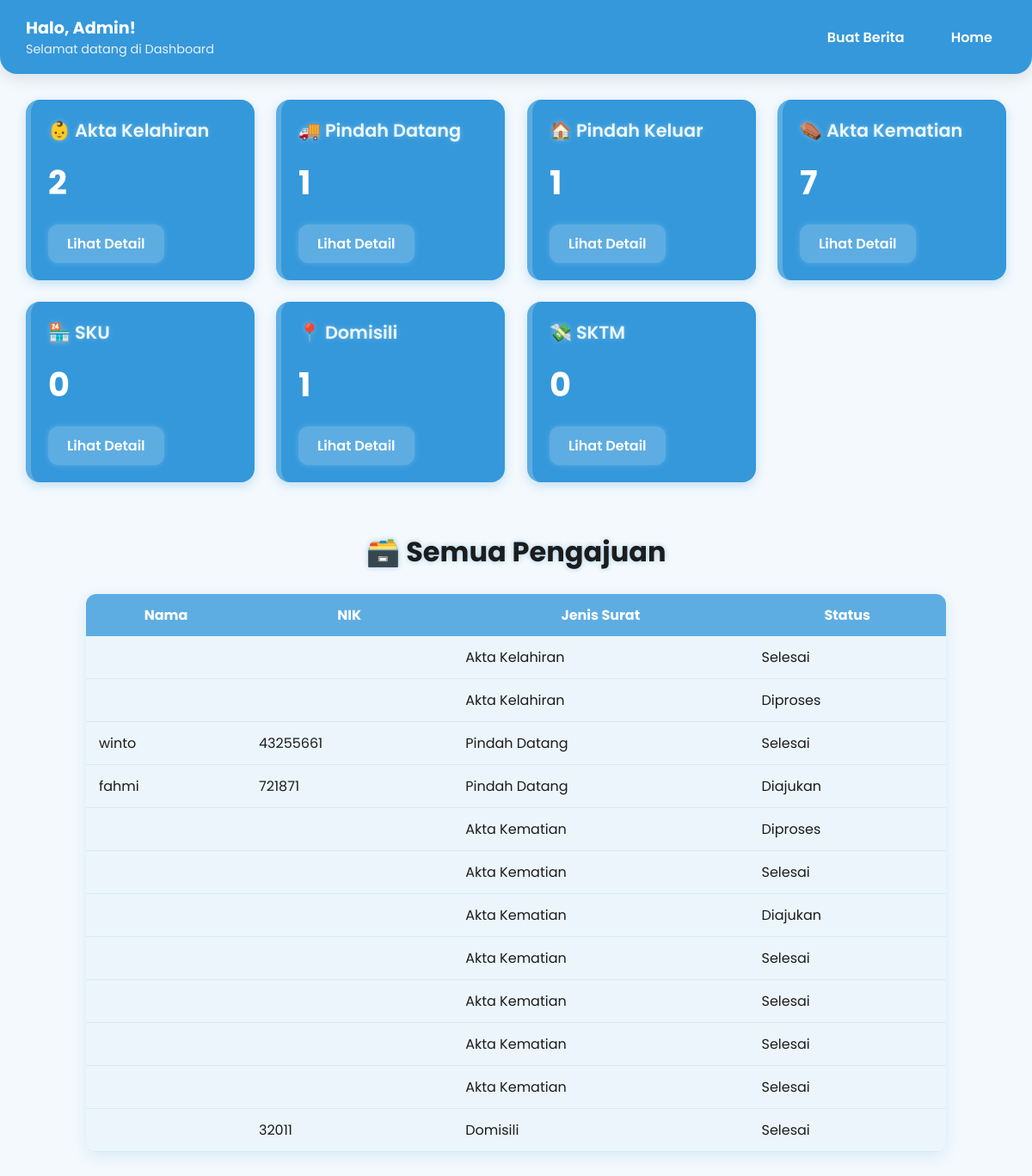
Page /dashboard/ (signed in) on the earlier database version.
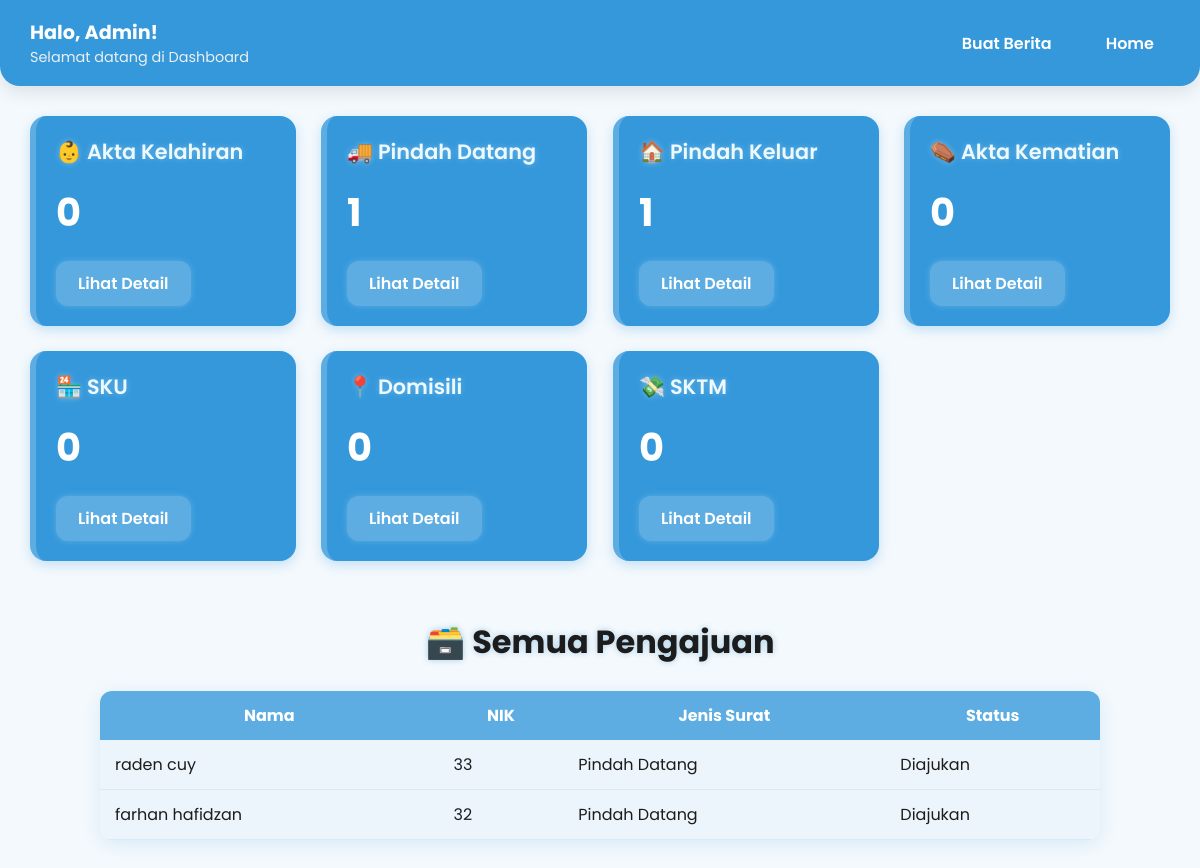
Same page on the later database version.
### kembang/models.py (models this page shows, shortened)
class AktaKelahiran(models.Model):
    user = models.ForeignKey(User, on_delete=models.CASCADE)
    nama_lengkap = models.CharField(max_length=100)
    tempat_lahir = models.CharField(max_length=100)
    tanggal_lahir = models.DateField()
    jenis_kelamin = models.CharField(max_length=10, choices=[('L', 'Laki-laki'), ('P', 'Perempuan')])
    nama_ayah = models.CharField(max_length=100)
    nama_ibu = models.CharField(max_length=100)
    alamat = models.TextField()
    status = models.CharField(max_length=20, choices=STATUS_CHOICES, default='diajukan')
    no_whatsapp = models.CharField(max_length=15, verbose_name="No. WhatsApp")  # tambahkan ini
    hasil_surat = models.FileField(upload_to='hasil_surat/akta_kematian/', blank=True, null=True)

class PindahDatang(models.Model):
    user = models.ForeignKey(User, on_delete=models.CASCADE)
    nama = models.CharField(max_length=100)
    nik = models.CharField(max_length=16)
    asal_daerah = models.CharField(max_length=100)
    tujuan_daerah = models.CharField(max_length=100)
    tanggal_pindah = models.DateField()
    alasan_pindah = models.TextField()
    kk_lama = models.FileField(upload_to='pindah_datang/kk_lama/')
    ktp = models.FileField(upload_to='pindah_datang/ktp/')
    surat_pengantar = models.FileField(upload_to='pindah_datang/surat_pengantar/')
    status = models.CharField(max_length=20, choices=STATUS_CHOICES, default='diajukan')
    no_whatsapp = models.CharField(max_length=15, verbose_name="No. WhatsApp")  # tambahkan ini
    hasil_surat = models.FileField(upload_to='hasil_surat/akta_kematian/', blank=True, null=True)

class PindahKeluar(models.Model):
    user = models.ForeignKey(User, on_delete=models.CASCADE)
    nama = models.CharField(max_length=100)
    nik = models.CharField(max_length=16)
    asal_daerah = models.CharField(max_length=100)
    tujuan_daerah = models.CharField(max_length=100)
    tanggal_pindah = models.DateField()
    alasan_pindah = models.TextField()
    kk = models.FileField(upload_to='pindah_keluar/kk/')
    ktp = models.FileField(upload_to='pindah_keluar/ktp/')
    surat_pengantar = models.FileField(upload_to='pindah_keluar/surat_pengantar/')
    status = models.CharField(max_length=20, choices=STATUS_CHOICES, default='diajukan')
    no_whatsapp = models.CharField(max_length=15, verbose_name="No. WhatsApp")
    hasil_surat = models.FileField(upload_to='hasil_surat/akta_kematian/', blank=True, null=True)

class AktaKematian(models.Model):
    user = models.ForeignKey(User, on_delete=models.CASCADE)
    nama_jenazah = models.CharField(max_length=100)
    nik_jenazah = models.CharField(max_length=16)
    tanggal_kematian = models.DateField()
    tempat_kematian = models.CharField(max_length=100)
    penyebab_kematian = models.CharField(max_length=255, blank=True, null=True)
    nama_pelapor = models.CharField(max_length=100)
    nik_pelapor = models.CharField(max_length=16)
    hubungan_pelapor = models.CharField(max_length=100)
    no_whatsapp = models.CharField(max_length=15, verbose_name="No. WhatsApp")  # tambahkan ini
    kk_jenazah = models.FileField(upload_to='akta_kematian/', blank=True, null=True)
    ktp_jenazah = models.FileField(upload_to='akta_kematian/', blank=True, null=True)
    surat_keterangan_kematian = models.FileField(upload_to='akta_kematian/', blank=True, null=True)
    surat_keterangan_rs = models.FileField(upload_to='akta_kematian/', blank=True, null=True)
    dokumen_pendukung_lainnya = models.FileField(upload_to='akta_kematian/', blank=True, null=True)
    tanggal_pengajuan = models.DateTimeField(auto_now_add=True)
    status = models.CharField(max_length=10, choices=STATUS_CHOICES, default='diajukan')
    hasil_surat = models.FileField(upload_to='hasil_surat/akta_kematian/', blank=True, null=True)

class DomisiliPengajuan(models.Model):
    user = models.ForeignKey(User, on_delete=models.CASCADE)
    nama_lengkap = models.CharField(max_length=100)
    nik = models.CharField(max_length=16)
    no_whatsapp = models.CharField(max_length=15)
    surat_pengantar = models.FileField(upload_to='domisili/surat_pengantar/')
    foto_ktp = models.ImageField(upload_to='domisili/foto_ktp/')
    foto_kk = models.ImageField(upload_to='domisili/foto_kk/')
    surat_permohonan = models.FileField(upload_to='domisili/surat_permohonan/')
    status = models.CharField(max_length=20, choices=STATUS_CHOICES, default='diajukan')
    hasil_surat = models.FileField(upload_to='domisili/hasil_surat/', blank=True, null=True)
    tanggal_dibuat = models.DateTimeField(auto_now_add=True)

### kembang/views.py (the view)
# urls.py: path('dashboard/', views.admin_dashboard, name='admin_dashboard'),
@user_passes_test(is_admin)
@staff_member_required
def admin_dashboard(request):
    akta_kelahiran = AktaKelahiran.objects.all()
    pindah_datang = PindahDatang.objects.all()
    pindah_keluar = PindahKeluar.objects.all()
    akta_kematian = AktaKematian.objects.all()
    sku = SKUPengajuan.objects.all()
    domisili = DomisiliPengajuan.objects.all()
    sktm = SKTMPengajuan.objects.all()
    semua_pengajuan = list(chain(
        akta_kelahiran,
        pindah_datang,
        pindah_keluar,
        akta_kematian,
        sku,
        domisili,
        sktm
    ))
    context = {
        'akta_kelahiran': akta_kelahiran,
        'pindah_datang': pindah_datang,
        'pindah_keluar': pindah_keluar,
        'akta_kematian': akta_kematian,
        'sku': sku,
        'domisili': domisili,
        'sktm': sktm,
        'semua_pengajuan': semua_pengajuan,
    }
    return render(request, 'admin/dashboard.html', context)

### kembang/views.py (called while the page is built)
def is_admin(user):
    return user.is_staff

### kembang/templates/admin/dashboard.html (shortened to what this page needs)
{% load static %}
<!DOCTYPE html>
<html lang="id">
<head>
  <link href="https://unpkg.com/aos@2.3.4/dist/aos.css" rel="stylesheet" />
  <link rel="stylesheet" href="{% static 'css/dashboard_admin.css' %}">
<link href="https://unpkg.com/aos@2.3.1/dist/aos.css" rel="stylesheet">
</head>
<body>
 <nav class="admin-navbar" data-aos="fade-down">
  <div class="admin-navbar-content">
    <div class="admin-brand">
      <link rel="stylesheet" href="{% static 'img/logo tegar.png' %}">
      <div class="admin-title">
        <h1>Halo, Admin!</h1>
        <p>Selamat datang di Dashboard</p>
      </div>
    </div>
    <ul class="admin-nav-links">
     <li> <a href="{% url 'announcement_manage'%}">Buat Berita</a></li>
     <li> <a href="{% url 'home'%}">Home</a></li>
    </ul>
  </div>
</nav>
<div class="card-container">
  <div class="card" data-aos="zoom-in" data-aos-delay="0">
    <h2>👶 Akta Kelahiran</h2>
    <p>{{ akta_kelahiran.count }}</p>
    <a href="{% url 'daftar_pengajuan_kelahiran' %}" class="button">Lihat Detail</a>
  </div>
  <div class="card" data-aos="zoom-in" data-aos-delay="100">
    <h2>🚚 Pindah Datang</h2>
    <p>{{ pindah_datang.count }}</p>
    <a href="{% url 'daftar_pengajuan_pindah_datang' %}" class="button">Lihat Detail</a>
  </div>
  <div class="card" data-aos="zoom-in" data-aos-delay="200">
    <h2>🏠 Pindah Keluar</h2>
    <p>{{ pindah_keluar.count }}</p>
    <a href="{% url 'daftar_pengajuan_pindah_keluar' %}" class="button">Lihat Detail</a>
  </div>
  <div class="card" data-aos="zoom-in" data-aos-delay="300">
    <h2>⚰️ Akta Kematian</h2>
    <p>{{ akta_kematian.count }}</p>
    <a href="{% url 'daftar_pengajuan_akta_kematian' %}" class="button">Lihat Detail</a>
  </div>
  <div class="card" data-aos="zoom-in" data-aos-delay="400">
    <h2>🏪 SKU</h2>
    <p>{{ sku.count }}</p>
    <a href="{% url 'daftar_sku' %}" class="button">Lihat Detail</a>
  </div>
  <div class="card" data-aos="zoom-in" data-aos-delay="500">
    <h2>📍 Domisili</h2>
    <p>{{ domisili.count }}</p>
    <a href="{% url 'daftar_domisili' %}" class="button">Lihat Detail</a>
  </div>
  <div class="card" data-aos="zoom-in" data-aos-delay="600">
    <h2>💸 SKTM</h2>
    <p>{{ sktm.count }}</p>
    <a href="{% url 'daftar_pengajuan_sktm' %}" class="button">Lihat Detail</a>
  </div>
</div>
<div class="pengajuan-container" data-aos="fade-up">
  <h2>🗃️ Semua Pengajuan</h2>
  <div class="table-wrapper">
    <table>
      <thead>
        <tr>
          <th>Nama</th>
          <th>NIK</th>
          <th>Jenis Surat</th>
          <th>Status</th>
        </tr>
      </thead>
      <tbody>
        {% for p in semua_pengajuan %}
        <tr>
          <td>{{ p.nama }}</td>
          <td>{{ p.nik }}</td>
          <td>
            {% if p.alasan_pindah %}Pindah Datang
            {% elif p.tujuan_pindah %}Pindah Keluar
            {% elif p.tanggal_lahir %}Akta Kelahiran
            {% elif p.tanggal_kematian %}Akta Kematian
            {% elif p.npwp %}SKU
            {% elif p.surat_pernyataan %}SKTM
            {% elif p.surat_permohonan %}Domisili
            {% else %}-{% endif %}
          </td>
          <td>{{ p.status|title }}</td>
        </tr>
        {% empty %}
        <tr><td colspan="4" style="text-align: center;">Tidak ada pengajuan</td></tr>
        {% endfor %}
      </tbody>
    </table>
  </div>
</div>
</body>
</html>

Differences in the rows shown:
removed AktaKelahiran: tanggal_lahir "Akta Kelahiran", status "Selesai"
removed AktaKelahiran: tanggal_lahir "Akta Kelahiran", status "Diproses"
removed AktaKematian: tanggal_kematian "Akta Kematian", status "Diproses"
removed AktaKematian: tanggal_kematian "Akta Kematian", status "Selesai"
removed AktaKematian: tanggal_kematian "Akta Kematian", status "Diajukan"
removed AktaKematian: tanggal_kematian "Akta Kematian", status "Selesai"
removed AktaKematian: tanggal_kematian "Akta Kematian", status "Selesai"
removed AktaKematian: tanggal_kematian "Akta Kematian", status "Selesai"
removed AktaKematian: tanggal_kematian "Akta Kematian", status "Selesai"
removed DomisiliPengajuan: nik "32011", shows "Domisili", status "Selesai"
changed PindahDatang: nama "winto" → "raden cuy"; nik "43255661" → "33"; status "Selesai" → "Diajukan"
changed PindahKeluar "Diajukan": nama "fahmi" → "farhan hafidzan"; nik "721871" → "32"
Other differences:
{{ akta_kelahiran.count }}: "2" → "0"
{{ akta_kematian.count }}: "7" → "0"
{{ domisili.count }}: "1" → "0"
